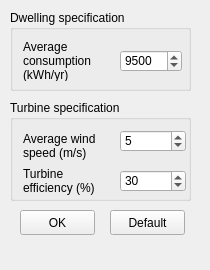
<?xml version="1.0" encoding="UTF-8"?>
<ui version="4.0">
 <class>DockWidget</class>
 <widget class="QDockWidget" name="DockWidget">
  <property name="geometry">
   <rect>
    <x>0</x>
    <y>0</y>
    <width>210</width>
    <height>270</height>
   </rect>
  </property>
  <property name="minimumSize">
   <size>
    <width>210</width>
    <height>270</height>
   </size>
  </property>
  <property name="maximumSize">
   <size>
    <width>210</width>
    <height>270</height>
   </size>
  </property>
  <property name="windowTitle">
   <string>Configure</string>
  </property>
  <widget class="QWidget" name="dockWidgetContents">
   <widget class="QPushButton" name="ok_pushButton">
    <property name="geometry">
     <rect>
      <x>20</x>
      <y>210</y>
      <width>75</width>
      <height>25</height>
     </rect>
    </property>
    <property name="text">
     <string>OK</string>
    </property>
   </widget>
   <widget class="QPushButton" name="reset_pushButton">
    <property name="geometry">
     <rect>
      <x>110</x>
      <y>210</y>
      <width>75</width>
      <height>25</height>
     </rect>
    </property>
    <property name="text">
     <string>Default</string>
    </property>
   </widget>
   <widget class="QGroupBox" name="dwelling_specs">
    <property name="geometry">
     <rect>
      <x>10</x>
      <y>10</y>
      <width>181</width>
      <height>81</height>
     </rect>
    </property>
    <property name="title">
     <string>Dwelling specification</string>
    </property>
    <widget class="QLabel" name="averageHouseConsumption_label">
     <property name="geometry">
      <rect>
       <x>10</x>
       <y>30</y>
       <width>81</width>
       <height>41</height>
      </rect>
     </property>
     <property name="text">
      <string>Average consumption (kWh/yr)</string>
     </property>
     <property name="wordWrap">
      <bool>true</bool>
     </property>
     <property name="indent">
      <number>3</number>
     </property>
    </widget>
    <widget class="QSpinBox" name="houseConsumption_spinBox">
     <property name="geometry">
      <rect>
       <x>110</x>
       <y>40</y>
       <width>62</width>
       <height>22</height>
      </rect>
     </property>
     <property name="minimum">
      <number>1</number>
     </property>
     <property name="maximum">
      <number>999999</number>
     </property>
     <property name="value">
      <number>9500</number>
     </property>
    </widget>
   </widget>
   <widget class="QGroupBox" name="PV_specs">
    <property name="geometry">
     <rect>
      <x>10</x>
      <y>100</y>
      <width>181</width>
      <height>101</height>
     </rect>
    </property>
    <property name="title">
     <string>Turbine specification</string>
    </property>
    <widget class="QSpinBox" name="turbineEfficiency_spinBox">
     <property name="geometry">
      <rect>
       <x>110</x>
       <y>70</y>
       <width>66</width>
       <height>22</height>
      </rect>
     </property>
     <property name="minimum">
      <number>1</number>
     </property>
     <property name="maximum">
      <number>59</number>
     </property>
     <property name="value">
      <number>30</number>
     </property>
    </widget>
    <widget class="QDoubleSpinBox" name="windSpeed_spinBox">
     <property name="geometry">
      <rect>
       <x>110</x>
       <y>30</y>
       <width>66</width>
       <height>22</height>
      </rect>
     </property>
     <property name="decimals">
      <number>0</number>
     </property>
     <property name="minimum">
      <double>1.000000000000000</double>
     </property>
     <property name="maximum">
      <double>500.000000000000000</double>
     </property>
     <property name="singleStep">
      <double>1.000000000000000</double>
     </property>
     <property name="value">
      <double>5.000000000000000</double>
     </property>
    </widget>
    <widget class="QLabel" name="turbineEfficiency_label">
     <property name="geometry">
      <rect>
       <x>10</x>
       <y>65</y>
       <width>81</width>
       <height>31</height>
      </rect>
     </property>
     <property name="text">
      <string>Turbine efficiency (%)</string>
     </property>
     <property name="wordWrap">
      <bool>true</bool>
     </property>
     <property name="indent">
      <number>3</number>
     </property>
    </widget>
    <widget class="QLabel" name="windSpeed_label">
     <property name="geometry">
      <rect>
       <x>10</x>
       <y>30</y>
       <width>91</width>
       <height>31</height>
      </rect>
     </property>
     <property name="text">
      <string>Average wind speed (m/s)</string>
     </property>
     <property name="wordWrap">
      <bool>true</bool>
     </property>
     <property name="indent">
      <number>3</number>
     </property>
    </widget>
   </widget>
  </widget>
 </widget>
 <resources/>
 <connections/>
</ui>
